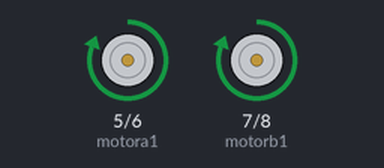
A sketch run on a simulated Arduino Uno, built with avr-gcc and run on an emulated ATmega328P. On the bench: motor-driver pin pairs drawn as motors (green arrow = first pin HIGH = forward, orange = second pin HIGH = backward, longer = more drive, scaled by the enable pin).

Above: at 5.5 s.
At 6.5 s:
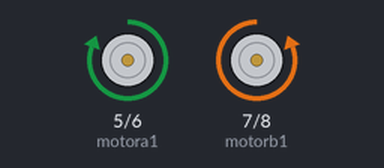
At 7.5 s:
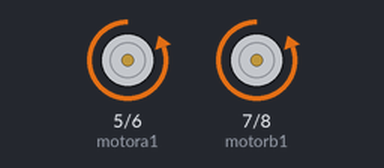
At 8.5 s:
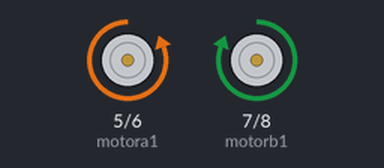
Timing chart, 0 to 10.2 s (numbered marks = the images above):
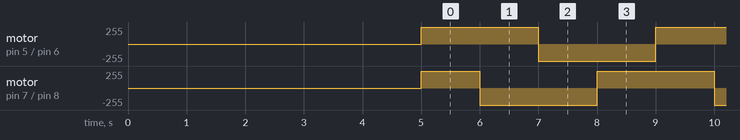

Measured:
- by itself, motor on pin 5 (motora1) / pin 6 (motora2): alternates forward 255/255 for 2.0 s and backward 255/255 for 2.0 s
- by itself, motor on pin 7 (motorb1) / pin 8 (motorb2): repeats every 4.0 s: backward 255/255 2.0 s, forward 255/255 2.0 s

The sketch:

A4954.ino
```cpp
// Freetronics HBridge shield demonstration

int motora1 = 5;
int motora2 = 6;
int motoraspeed = 4;

int motorb1 = 7;
int motorb2 = 8;
int motorbspeed = 9;

void setup()
{
  pinMode(motora1, OUTPUT);
  pinMode(motora2, OUTPUT);
  pinMode(motoraspeed, OUTPUT);
  pinMode(motorb1, OUTPUT);
  pinMode(motorb2, OUTPUT);
  pinMode(motorbspeed, OUTPUT);
  delay(5000);
}

void allOff()
// turns both motors off
{
  digitalWrite(motora1, LOW);
  digitalWrite(motora2, LOW);
  digitalWrite(motoraspeed, LOW);
  digitalWrite(motorb1, LOW);
  digitalWrite(motorb2, LOW);
  digitalWrite(motorbspeed, LOW);
}

void goForward(int speed)
{
  digitalWrite(motora1, HIGH);
  digitalWrite(motora2, LOW);
  digitalWrite(motoraspeed, speed);
  digitalWrite(motorb1, HIGH);
  digitalWrite(motorb2, LOW);
  digitalWrite(motorbspeed, speed);
}

void goBackward(int speed)
{
  digitalWrite(motora1, LOW);
  digitalWrite(motora2, HIGH);
  digitalWrite(motoraspeed, speed);
  digitalWrite(motorb1, LOW);
  digitalWrite(motorb2, HIGH);
  digitalWrite(motorbspeed, speed);
}

void turnRight(int speed)
{
  digitalWrite(motora1, LOW);
  digitalWrite(motora2, HIGH);
  digitalWrite(motoraspeed, speed);
  digitalWrite(motorb1, HIGH);
  digitalWrite(motorb2, LOW);
  digitalWrite(motorbspeed, speed);
}

void turnLeft(int speed)
{
  digitalWrite(motora1, HIGH);
  digitalWrite(motora2, LOW);
  digitalWrite(motoraspeed, speed);
  digitalWrite(motorb1, LOW);
  digitalWrite(motorb2, HIGH);
  digitalWrite(motorbspeed, speed);
}

void loop()
{
  goForward(255);
  delay(1000);
  turnLeft(200);
  delay(1000);
  goBackward(255);
  delay(1000);
  turnRight(200);
  delay(1000);
}
```
